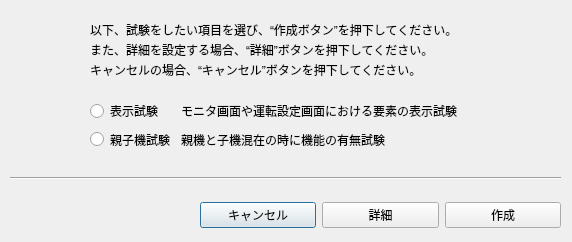
<?xml version="1.0" encoding="UTF-8"?>
<ui version="4.0">
 <class>Dialog_items</class>
 <widget class="QDialog" name="Dialog_items">
  <property name="geometry">
   <rect>
    <x>0</x>
    <y>0</y>
    <width>572</width>
    <height>242</height>
   </rect>
  </property>
  <property name="windowTitle">
   <string>Items</string>
  </property>
  <widget class="QLabel" name="label">
   <property name="geometry">
    <rect>
     <x>50</x>
     <y>50</y>
     <width>50</width>
     <height>12</height>
    </rect>
   </property>
   <property name="text">
    <string/>
   </property>
  </widget>
  <widget class="QLabel" name="label_1_items">
   <property name="geometry">
    <rect>
     <x>90</x>
     <y>20</y>
     <width>431</width>
     <height>20</height>
    </rect>
   </property>
   <property name="text">
    <string>以下、試験をしたい項目を選び、“作成ボタン”を押下してください。</string>
   </property>
  </widget>
  <widget class="QLabel" name="label_2_items">
   <property name="geometry">
    <rect>
     <x>90</x>
     <y>40</y>
     <width>431</width>
     <height>20</height>
    </rect>
   </property>
   <property name="text">
    <string>また、詳細を設定する場合、“詳細”ボタンを押下してください。</string>
   </property>
  </widget>
  <widget class="QLabel" name="label_3_items">
   <property name="geometry">
    <rect>
     <x>90</x>
     <y>60</y>
     <width>431</width>
     <height>20</height>
    </rect>
   </property>
   <property name="text">
    <string>キャンセルの場合、“キャンセル”ボタンを押下してください。</string>
   </property>
  </widget>
  <widget class="QLabel" name="label_pic_items">
   <property name="geometry">
    <rect>
     <x>10</x>
     <y>20</y>
     <width>61</width>
     <height>61</height>
    </rect>
   </property>
   <property name="text">
    <string/>
   </property>
  </widget>
  <widget class="QWidget" name="formLayoutWidget">
   <property name="geometry">
    <rect>
     <x>90</x>
     <y>100</y>
     <width>431</width>
     <height>51</height>
    </rect>
   </property>
   <layout class="QFormLayout" name="formLayout">
    <item row="0" column="0">
     <widget class="QRadioButton" name="radio_1_items">
      <property name="text">
       <string>表示試験</string>
      </property>
     </widget>
    </item>
    <item row="1" column="0">
     <widget class="QRadioButton" name="radio_2_items">
      <property name="text">
       <string>親子機試験</string>
      </property>
     </widget>
    </item>
    <item row="0" column="1">
     <widget class="QLabel" name="label_1_radio_items">
      <property name="text">
       <string>モニタ画面や運転設定画面における要素の表示試験</string>
      </property>
     </widget>
    </item>
    <item row="1" column="1">
     <widget class="QLabel" name="label_2_radio_items">
      <property name="text">
       <string>親機と子機混在の時に機能の有無試験</string>
      </property>
     </widget>
    </item>
   </layout>
  </widget>
  <widget class="Line" name="line">
   <property name="geometry">
    <rect>
     <x>10</x>
     <y>170</y>
     <width>551</width>
     <height>16</height>
    </rect>
   </property>
   <property name="orientation">
    <enum>Qt::Horizontal</enum>
   </property>
  </widget>
  <widget class="QWidget" name="horizontalLayoutWidget">
   <property name="geometry">
    <rect>
     <x>200</x>
     <y>200</y>
     <width>361</width>
     <height>31</height>
    </rect>
   </property>
   <layout class="QHBoxLayout" name="horizontalLayout">
    <item>
     <widget class="QPushButton" name="btn_cancel_items">
      <property name="text">
       <string>キャンセル</string>
      </property>
     </widget>
    </item>
    <item>
     <widget class="QPushButton" name="btn_detail_items">
      <property name="text">
       <string>詳細</string>
      </property>
     </widget>
    </item>
    <item>
     <widget class="QPushButton" name="btn_create_items">
      <property name="text">
       <string>作成</string>
      </property>
     </widget>
    </item>
   </layout>
  </widget>
 </widget>
 <resources/>
 <connections/>
</ui>
